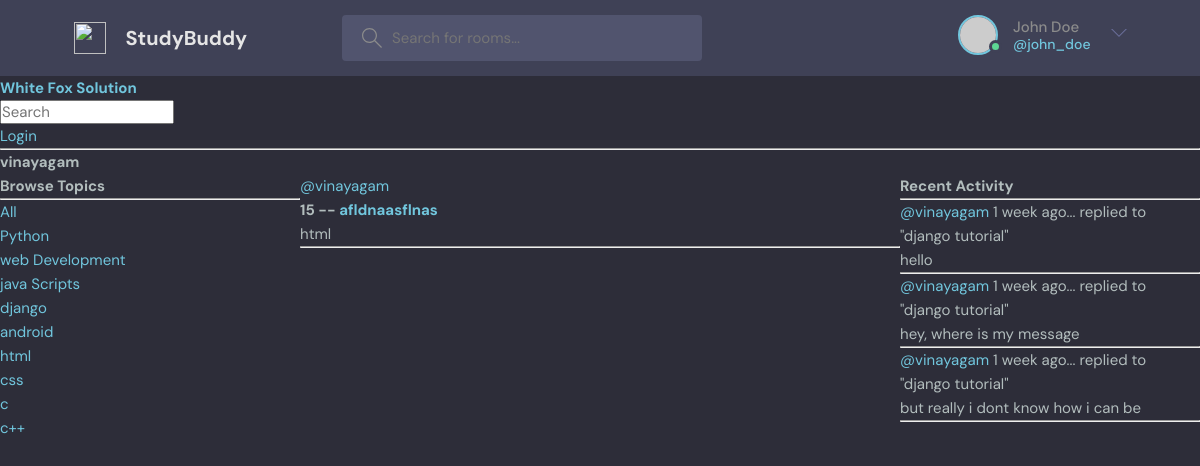
Screenshot of /profile/3/ with the database file from the repository.
### base/models.py (models this page shows, shortened)
class Topic(models.Model):
    name = models.CharField(max_length=200)

class Room(models.Model):
    host = models.ForeignKey(User, on_delete=models.SET_NULL, null=True)
    topic = models.ForeignKey(Topic, on_delete=models.SET_NULL, null=True)
    name = models.CharField(max_length=200)
    description = models.TextField(null=True, blank=True)
    participants = models.ManyToManyField(User, related_name='participants', blank=True)
    updated = models.DateTimeField(auto_now=True)
    created = models.DateTimeField(auto_now_add=True)
    class Meta:
        ordering = ['-updated', '-created']  # order the objects from new to older
    def __str__(self):
        return self.name

class Message(models.Model):
    user = models.ForeignKey(User, on_delete=models.CASCADE)
    room = models.ForeignKey(Room, on_delete=models.CASCADE)
    body = models.TextField()
    updated = models.DateTimeField(auto_now=True)
    created = models.DateTimeField(auto_now_add=True)
    class Meta:
        ordering = ['-updated', '-created']
    def __str__(self):
        return self.body[0:50]

### base/views.py (the view)
# urls.py: path('profile/<str:pk>/', views.userProfile, name='user-profile'),
def userProfile(request, pk):
    user = User.objects.get(id=pk)
    rooms = user.room_set.all()
    room_messages = user.message_set.all()
    topics = Topic.objects.all()
    context = {'user': user, 'rooms': rooms, 'room_messages': room_messages, 'topics': topics}
    return render(request, 'base/profile.html', context)

### base/templates/base/profile.html (shortened to what this page needs)
{% extends 'main.html' %}
{% block content %}
<h1>{{user.username}}</h1>
<div class="profile-container">
    <div>
        {% include 'base/topics_component.html' %}
    </div>
    <div>
        {% include 'base/feed_component.html' %}
    </div>
    <div>
        {% include 'base/activity_component.html' %}
    </div>
</div>
{% endblock content %}

### base/templates/base/topics_component.html
<h3>Browse Topics</h3>
        <hr>
         <div>
            <a href="{% url 'home' %}">All</a>
        </div>
        {% for topic in topics %}
        <div>
            <a href="{% url 'home' %}?q={{topic.name}}">{{topic.name}}</a>
        </div>
        {% endfor %}

### base/templates/base/feed_component.html (shortened to what this page needs)
<div>
    {% for room in rooms %}
        <div>
            <a href="{% url 'user-profile' room.host.id %}">@{{room.host.username}}</a>
            <h5>{{room.id}} -- <a href="{% url 'room' room.id %}">{{room.name}}</a></h5>
            <small>{{room.topic.name}}</small>
            <hr>
        </div>
    {% endfor %}
</div>

### base/templates/base/activity_component.html (shortened to what this page needs)
<h3>Recent Activity</h3>
        <hr>
        {%for message in room_messages %}
        <div>
            <small><a href="{% url 'user-profile' message.user.id %}">@{{message.user}}</a> {{message.created|timesince}} ago...</small>
            <small>replied to "{{message.room}}"</small>
            <p>{{message}}</p>
            <hr>
        </div>
        {%endfor%}

### static/styles/style.css (style rules this page uses)
:root { --color-main: #71c6dd; --color-main-light: #e1f6fb; --color-dark: #3f4156; --color-dark-medium: #51546e; --color-dark-light: #696d97; --color-light: #e5e5e5; --color-gray: #8b8b8b; --color-light-gray: #b2bdbd; --color-bg: #2d2d39; --color-success: #5dd693; --color-error: #fc4b0b; }
* { font-family: "DM Sans", -apple-system, BlinkMacSystemFont, "Segoe UI", Roboto, Oxygen, Ubuntu, Cantarell, "Open Sans", "Helvetica Neue", sans-serif; margin: 0; padding: 0; box-sizing: border-box; text-rendering: optimizeLegibility; font-size: inherit; }
html { font-size: 56.25%; }
@media only screen and (min-width: 1200px) { html { font-size: 62.5%; } }
body { line-height: 1.6; font-weight: 400; font-size: 1.5rem; color: var(--color-light-gray); background-color: var(--color-bg); min-height: 100vh; }
a { display: inline-block; color: var(--color-main); text-decoration: none; }

### base/templates/base/profile.html (style rules this page uses)
.profile-container { display: grid; grid-template-columns: 1fr 2fr 1fr; }

### rows the page displays
Topic: name "Python"
Topic: name "web Development"
Topic: name "java Scripts"
Topic: name "django"
Topic: name "android"
Topic: name "html"
Topic: name "css"
Topic: name "c"
Topic: name "c++"
Room: host.username "vinayagam", id "15", name "afldnaasflnas", topic.name "html"
Message: user "vinayagam", created "1 week", room "django tutorial", body "hello"
Message: user "vinayagam", created "1 week", room "django tutorial", body "hey, where is my message"
Message: user "vinayagam", created "1 week", room "django tutorial", body "but really i dont know how i can be"

### other values shown
{{ user.username }} "vinayagam"
